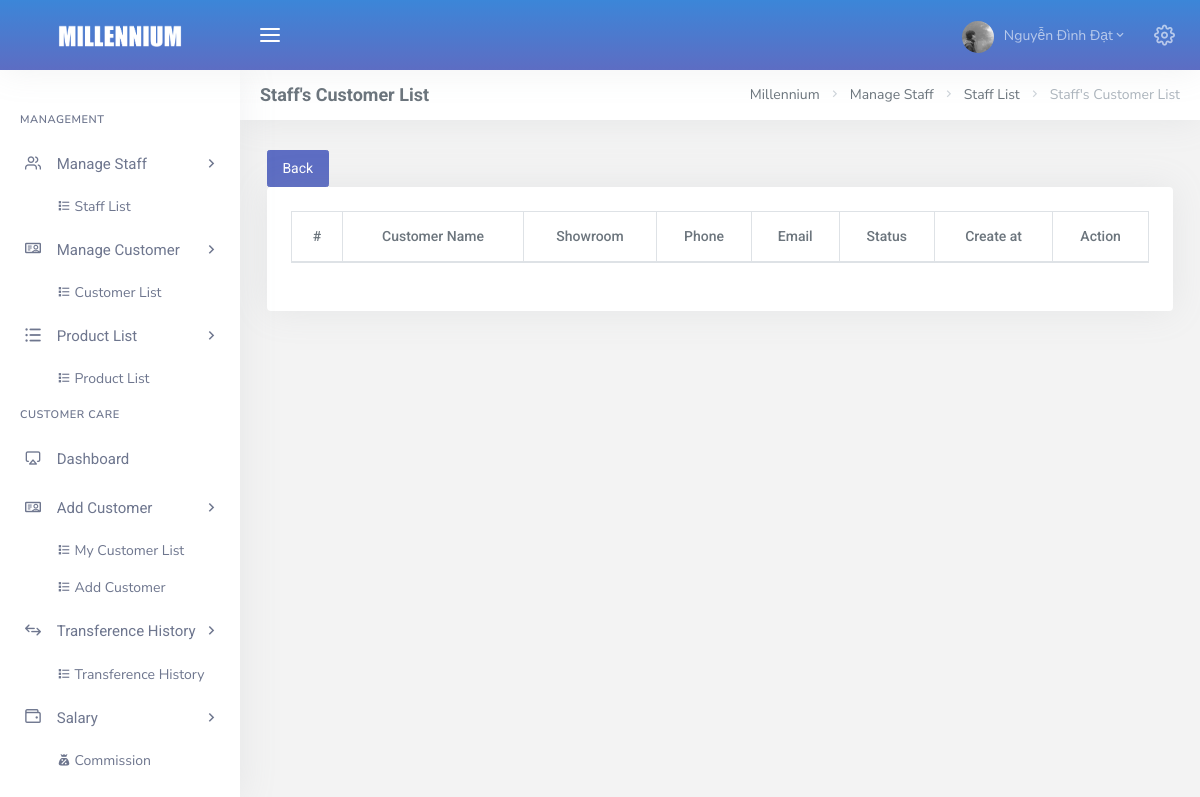
The page /admin/dashboard.php?page=list_customer_care_user&id=1 (signed in) on the database as committed earlier.
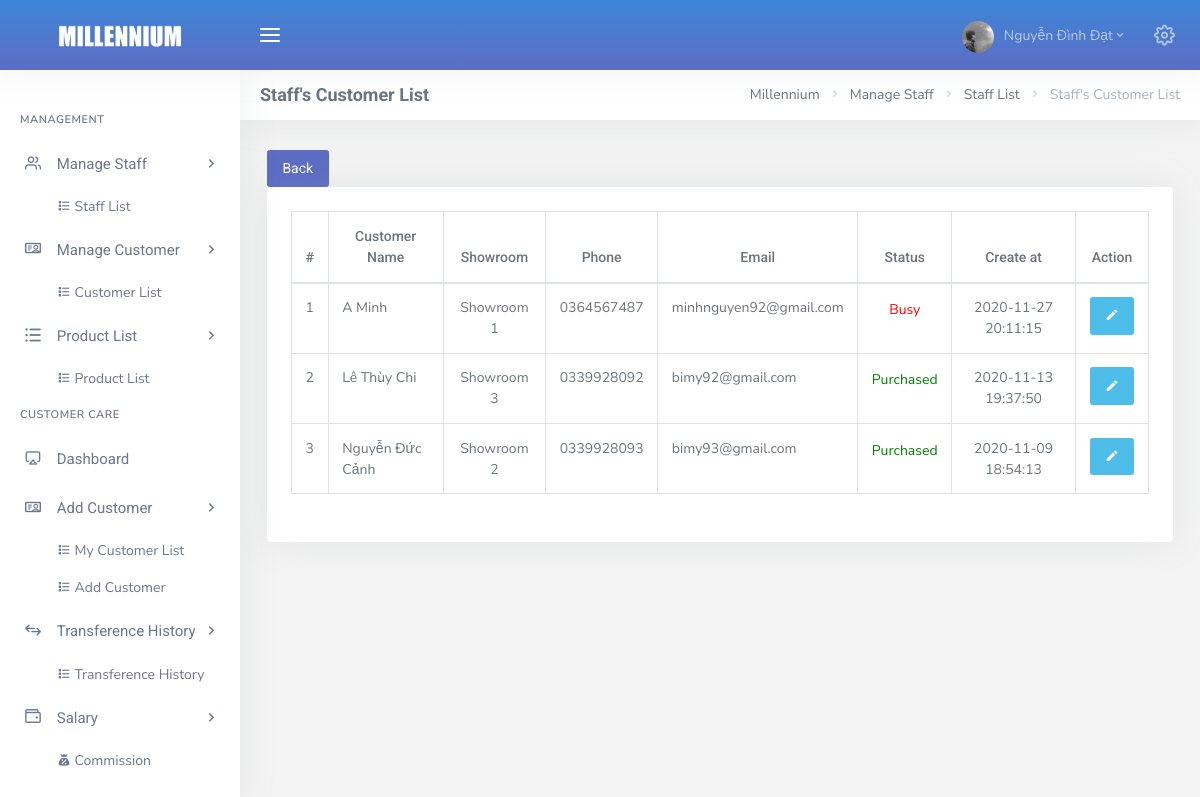
The same page on the database as committed later.
### tables this page shows
CREATE TABLE `tbl_user` (
  `id` int(11) NOT NULL,
  `name` varchar(50) NOT NULL,
  `showroom_id` int(11) NOT NULL,
  `avatar` varchar(50) NOT NULL DEFAULT 'default.png',
  `email` varchar(50) NOT NULL,
  `passw` varchar(50) NOT NULL DEFAULT '123456',
  `addres` varchar(100) NOT NULL,
  `salary` float NOT NULL,
  `role` tinyint(4) NOT NULL DEFAULT 2,
  `status` tinyint(4) NOT NULL DEFAULT 1,
  `create_at` datetime NOT NULL DEFAULT current_timestamp()
);

CREATE TABLE `tbl_customer` (
  `id` int(11) NOT NULL,
  `name` varchar(50) NOT NULL,
  `showroom_id` int(11) NOT NULL,
  `phone` varchar(10) NOT NULL,
  `email` varchar(50) NOT NULL,
  `sex` varchar(5) NOT NULL,
  `birth` date NOT NULL DEFAULT '1970-01-01',
  `passw` varchar(50) NOT NULL,
  `avatar` varchar(50) NOT NULL DEFAULT 'guest.jpg',
  `create_at` datetime NOT NULL DEFAULT current_timestamp()
);

CREATE TABLE `tbl_showroom` (
  `showroom_id` int(11) NOT NULL,
  `title` varchar(50) NOT NULL,
  `addres` varchar(100) NOT NULL,
  `create_at` datetime NOT NULL DEFAULT current_timestamp()
);

CREATE TABLE `tbl_care` (
  `user_id` int(11) NOT NULL,
  `customer_id` int(11) NOT NULL,
  `status` tinyint(4) NOT NULL DEFAULT 1,
  `create_at` datetime NOT NULL DEFAULT current_timestamp()
);

### admin/Config/myConfig.php (called while the page is built, shortened)
<?php
	class Connect{
		private $user = "root";
		private $pass = "";
		private $dns = "mysql:host=localhost;dbname=customer_care";
		function __construct(){
			try {
				$this->pdo = new PDO($this->dns, $this->user, $this->pass);
				$this->pdo->query("SET NAMES utf8");
			} catch (PDOException $e) {
				echo $e->getMessage();
				exit();
			}
		}
	}
 ?>

### admin/Model/CustomerCare/CustomerCare_m.php (called while the page is built, shortened)
<?php
    include_once("Config/myConfig.php");
    class CustomerCare_m extends Connect {
        function __construct()
        {
            parent::__construct();
        }
        protected function getCustomerCare ($user_id) {
            $sql = "
            SELECT tbl_care.customer_id, tbl_user.name as 'Họ tên NV', tbl_customer.name, tbl_showroom.title, tbl_customer.phone, tbl_customer.email, tbl_care.status, tbl_care.create_at, tbl_customer.id
            FROM
                tbl_user,
                tbl_customer,
                tbl_showroom,
                tbl_care
            WHERE
                tbl_customer.showroom_id = tbl_showroom.showroom_id AND tbl_user.id = tbl_care.user_id AND tbl_customer.id = tbl_care.customer_id AND tbl_user.id = :user_id
            ORDER BY tbl_care.create_at DESC";
            $pre = $this->pdo->prepare($sql);
            $pre->bindParam(":user_id", $user_id);
            $pre->execute();
            $result = array();
            while ($row = $pre->fetch(PDO::FETCH_ASSOC)) {
                $result[] = $row;
            }
            return $result;
        }
    }

### admin/View/CustomerCare/list_customer_care_user.php (the view, shortened to what this page needs)
<button class="btn btn-primary" onclick="history.go(-1);">Back </button>
<div class="row">
    <div class="col-12">
        <div class="card-box table-responsive">
            <table id="datatable_listcustomer_care" class="display table table-bordered dt-responsive nowrap" style="border-collapse: collapse; border-spacing: 0; width: 100%;">
                <thead>
                    <tr class="text-center">
                        <th>#</th>
                        <th>Customer Name</th>
                        <th>Showroom</th>
                        <th>Phone</th>
                        <th>Email</th>
                        <th>Status</th>
                        <th>Create at</th>
                        <th>Action</th>
                    </tr>
                </thead>
                <tbody id="view_customer_care">
                    <?php
                        $count = 0;
                        foreach ($customer_care as $key => $valueCustomerCare) {
                            $count++;
                        ?>
                            <tr>
                                <td class="text-center"><?= $count; ?></td>
                                <td><?= $valueCustomerCare['name'] ?></td>
                                <td class="text-center"><?= $valueCustomerCare['title'] ?></td>
                                <td class="text-center"><?= $valueCustomerCare['phone'] ?></td>
                                <td><?= $valueCustomerCare['email'] ?></td>
                                <td class="text-center">
                                    <?php
                                        if ($valueCustomerCare['status'] == 1) {
                                            echo "<p style='color: red;'>Busy</p>";
                                        }else if ($valueCustomerCare['status'] == 2) {
                                            echo "<p style='color: green;'>Purchased</p>";
                                        }else if ($valueCustomerCare['status'] == 3) {
                                            echo "<p style='color: blue;'>New</p>";
                                        }
                                    ?>
                                </td>
                                <td class="text-center"><?= $valueCustomerCare['create_at'] ?></td>
                                <td class="text-center">
                                    <a href="dashboard.php?page=detail_customer_care&id=<?= $valueCustomerCare['id']; ?>">
                                      <button class="btn btn-info btn-icon waves-effect waves-light" title="Detail"><span><i class="mdi mdi-pencil"></i></span></button>
                                    </a>
                                </td>
                            </tr>
                        <?php
                        }
                     ?>
                </tbody>
            </table>
        </div>
    </div>
</div>

Rows that differ between the two databases and show on the page:
now on this page (row edited): tbl_user: tbl_customer.name "A Minh", showroom.title "Showroom 1", tbl_customer.phone "0364567487", tbl_customer.email "minhnguyen92@gmail.com", shows "Busy", tbl_care.create_at "2020-11-27 20:11:15", tbl_customer.name "Lê Thùy Chi", tbl_showroom.title "Showroom 3", tbl_customer.phone "0339928092", tbl_customer.email "bimy92@gmail.com", shows "Purchased", tbl_care.create_at "2020-11-13 19:37:50", tbl_customer.name "Nguyễn Đức Cảnh", tbl_showroom.title "Showroom 2", tbl_customer.phone "0339928093", tbl_customer.email "bimy93@gmail.com", tbl_care.create_at "2020-11-09 18:54:13"
